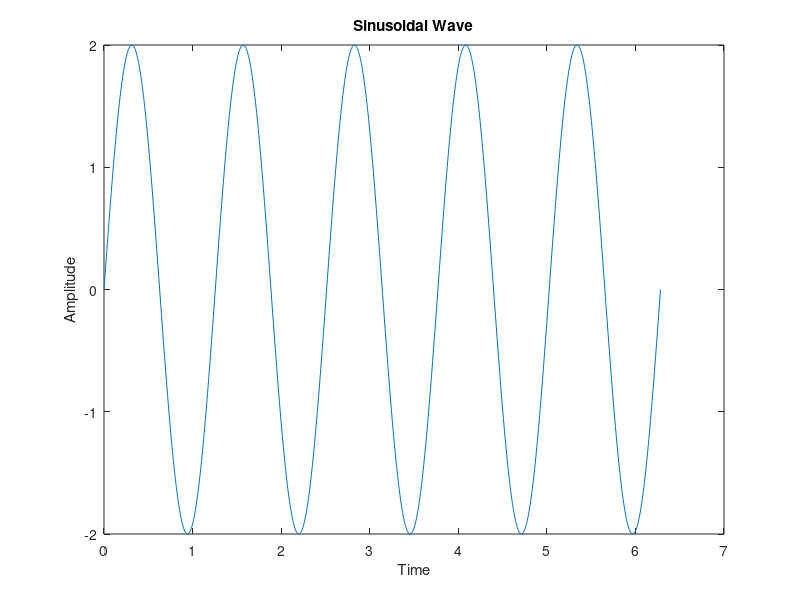

Reproduce this figure in MATLAB.

% Generate a time vector from 0 to 2π with 1000 points
t = linspace(0, 2*pi, 1000);

% Define the amplitude and angular frequency
A = 2;     
w = 5;


% Generate a sinusoidal wave with amplitude A and angular frequency omega
y = A*sin(w*t);

% Plot the sinusoidal wave
plot(t, y)
xlabel('Time')
ylabel('Amplitude')
title('Sinusoidal Wave')


% There is more explanation in the square_wave.m in week-5 folder  --> 
